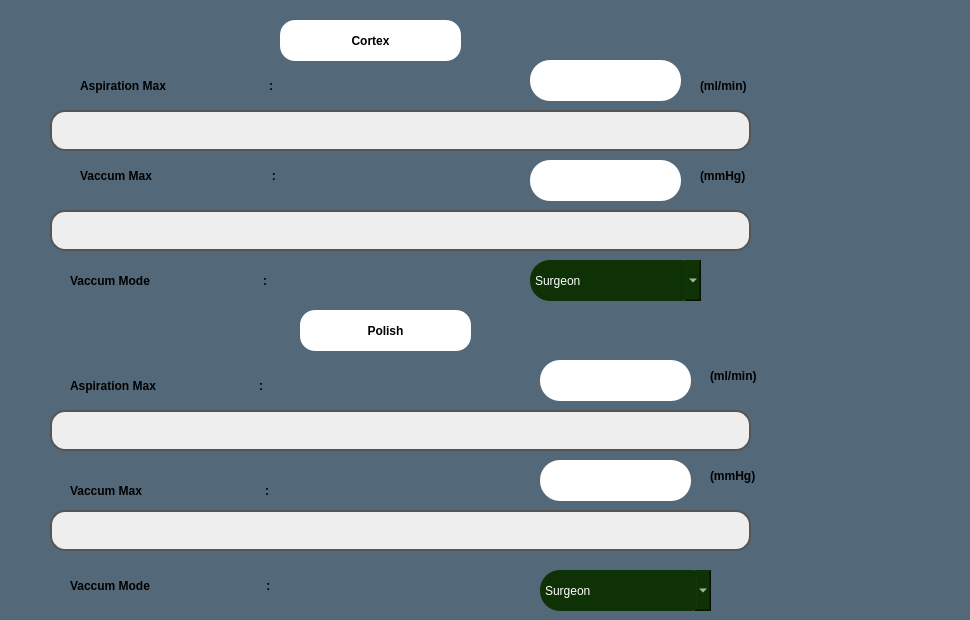
   <widget class="QWidget" name="tab_3">
    <property name="styleSheet">
     <string notr="true">background-color:rgb(83, 104, 120);</string>
    </property>
    <attribute name="title">
     <string>Page</string>
    </attribute>
    <widget class="QLineEdit" name="lineEdit_5">
     <property name="geometry">
      <rect>
       <x>530</x>
       <y>60</y>
       <width>151</width>
       <height>41</height>
      </rect>
     </property>
     <property name="styleSheet">
      <string notr="true">font:20pt &quot;Ubuntu&quot;;
background-color: rgb(255,255,255);
border-radius:20px;</string>
     </property>
     <property name="alignment">
      <set>Qt::AlignCenter</set>
     </property>
    </widget>
    <widget class="QLineEdit" name="lineEdit_7">
     <property name="geometry">
      <rect>
       <x>530</x>
       <y>160</y>
       <width>151</width>
       <height>41</height>
      </rect>
     </property>
     <property name="styleSheet">
      <string notr="true">font:20pt &quot;Ubuntu&quot;;
background-color: rgb(255,255,255);
border-radius:20px;</string>
     </property>
     <property name="alignment">
      <set>Qt::AlignCenter</set>
     </property>
    </widget>
    <widget class="QLineEdit" name="lineEdit_11">
     <property name="geometry">
      <rect>
       <x>540</x>
       <y>360</y>
       <width>151</width>
       <height>41</height>
      </rect>
     </property>
     <property name="styleSheet">
      <string notr="true">font:20pt &quot;Ubuntu&quot;;
background-color: rgb(255,255,255);
border-radius:20px;</string>
     </property>
     <property name="alignment">
      <set>Qt::AlignCenter</set>
     </property>
    </widget>
    <widget class="QLineEdit" name="lineEdit_12">
     <property name="geometry">
      <rect>
       <x>540</x>
       <y>460</y>
       <width>151</width>
       <height>41</height>
      </rect>
     </property>
     <property name="styleSheet">
      <string notr="true">font:20pt &quot;Ubuntu&quot;;
background-color: rgb(255,255,255);
border-radius:20px;</string>
     </property>
     <property name="alignment">
      <set>Qt::AlignCenter</set>
     </property>
    </widget>
    <widget class="QLabel" name="AspMax_ia">
     <property name="geometry">
      <rect>
       <x>80</x>
       <y>70</y>
       <width>281</width>
       <height>31</height>
      </rect>
     </property>
     <property name="styleSheet">
      <string notr="true">background-color:transparent;font: 20pt &quot;Ubuntu Condensed&quot;;
font:bold;</string>
     </property>
     <property name="text">
      <string>Aspiration Max                               :</string>
     </property>
    </widget>
    <widget class="QLabel" name="VacMax_ia">
     <property name="geometry">
      <rect>
       <x>80</x>
       <y>160</y>
       <width>371</width>
       <height>31</height>
      </rect>
     </property>
     <property name="styleSheet">
      <string notr="true">background-color:transparent;font: 20pt &quot;Ubuntu Condensed&quot;;
font:bold;</string>
     </property>
     <property name="text">
      <string>Vaccum Max                                    :</string>
     </property>
    </widget>
    <widget class="QLabel" name="VacMode2_ia">
     <property name="geometry">
      <rect>
       <x>70</x>
       <y>260</y>
       <width>361</width>
       <height>41</height>
      </rect>
     </property>
     <property name="styleSheet">
      <string notr="true">background-color:transparent;font: 20pt &quot;Ubuntu Condensed&quot;;
font:bold;</string>
     </property>
     <property name="text">
      <string>Vaccum Mode                                  :</string>
     </property>
    </widget>
    <widget class="QLabel" name="AspMax2_ia">
     <property name="geometry">
      <rect>
       <x>70</x>
       <y>360</y>
       <width>411</width>
       <height>51</height>
      </rect>
     </property>
     <property name="styleSheet">
      <string notr="true">background-color:transparent;font: 20pt &quot;Ubuntu Condensed&quot;;
font:bold;</string>
     </property>
     <property name="text">
      <string>Aspiration Max                               :</string>
     </property>
    </widget>
    <widget class="QLabel" name="VacMax_ia_2">
     <property name="geometry">
      <rect>
       <x>70</x>
       <y>470</y>
       <width>381</width>
       <height>41</height>
      </rect>
     </property>
     <property name="styleSheet">
      <string notr="true">background-color:transparent;font: 20pt &quot;Ubuntu Condensed&quot;;
font:bold;</string>
     </property>
     <property name="text">
      <string>Vaccum Max                                     :</string>
     </property>
    </widget>
    <widget class="QLabel" name="VacMode3_ia">
     <property name="geometry">
      <rect>
       <x>70</x>
       <y>570</y>
       <width>381</width>
       <height>31</height>
      </rect>
     </property>
     <property name="styleSheet">
      <string notr="true">background-color:transparent;font: 20pt &quot;Ubuntu Condensed&quot;;
font:bold;</string>
     </property>
     <property name="text">
      <string>Vaccum Mode                                   :</string>
     </property>
    </widget>
    <widget class="QComboBox" name="VacMode1_iacom">
     <property name="geometry">
      <rect>
       <x>530</x>
       <y>260</y>
       <width>171</width>
       <height>41</height>
      </rect>
     </property>
     <property name="styleSheet">
      <string notr="true">border-radius:20px;
color: rgb(255, 255, 255);
font:20pt &quot;Ubuntu&quot;;
background-color: rgb(14, 50, 6);</string>
     </property>
     <item>
      <property name="text">
       <string>Surgeon</string>
      </property>
     </item>
     <item>
      <property name="text">
       <string>Panel</string>
      </property>
     </item>
    </widget>
    <widget class="QComboBox" name="VacMode2_iacom">
     <property name="geometry">
      <rect>
       <x>540</x>
       <y>570</y>
       <width>171</width>
       <height>41</height>
      </rect>
     </property>
     <property name="styleSheet">
      <string notr="true">border-radius:20px;
color: rgb(255, 255, 255);
font:20pt &quot;Ubuntu&quot;;
background-color: rgb(14, 50, 6);</string>
     </property>
     <item>
      <property name="text">
       <string>Surgeon</string>
      </property>
     </item>
     <item>
      <property name="text">
       <string>Panel</string>
      </property>
     </item>
    </widget>
    <widget class="QLabel" name="Cortex">
     <property name="geometry">
      <rect>
       <x>280</x>
       <y>20</y>
       <width>181</width>
       <height>41</height>
      </rect>
     </property>
     <property name="styleSheet">
      <string notr="true">font: 20pt &quot;Ubuntu Condensed&quot;;
background-color: rgb(255, 255, 255);
font:bold;
border-radius:15px;</string>
     </property>
     <property name="text">
      <string>Cortex</string>
     </property>
     <property name="alignment">
      <set>Qt::AlignCenter</set>
     </property>
    </widget>
    <widget class="QLabel" name="Piolish">
     <property name="geometry">
      <rect>
       <x>300</x>
       <y>310</y>
       <width>171</width>
       <height>41</height>
      </rect>
     </property>
     <property name="styleSheet">
      <string notr="true">border-radius:15px;font: 20pt &quot;Ubuntu Condensed&quot;;
font:bold;
background-color: rgb(255, 255, 255);</string>
     </property>
     <property name="text">
      <string>Polish</string>
     </property>
     <property name="alignment">
      <set>Qt::AlignCenter</set>
     </property>
    </widget>
    <widget class="QLabel" name="AspMax_phaco_5">
     <property name="geometry">
      <rect>
       <x>700</x>
       <y>160</y>
       <width>251</width>
       <height>31</height>
      </rect>
     </property>
     <property name="styleSheet">
      <string notr="true">background-color:transparent;font: 20pt &quot;Ubuntu Condensed&quot;;
font:bold;</string>
     </property>
     <property name="text">
      <string>(mmHg)</string>
     </property>
    </widget>
    <widget class="QLabel" name="AspMax_phaco_6">
     <property name="geometry">
      <rect>
       <x>700</x>
       <y>70</y>
       <width>251</width>
       <height>31</height>
      </rect>
     </property>
     <property name="styleSheet">
      <string notr="true">background-color:transparent;font: 20pt &quot;Ubuntu Condensed&quot;;
font:bold;</string>
     </property>
     <property name="text">
      <string>(ml/min)</string>
     </property>
    </widget>
    <widget class="QLabel" name="AspMax_phaco_7">
     <property name="geometry">
      <rect>
       <x>710</x>
       <y>360</y>
       <width>251</width>
       <height>31</height>
      </rect>
     </property>
     <property name="styleSheet">
      <string notr="true">background-color:transparent;font: 20pt &quot;Ubuntu Condensed&quot;;
font:bold;</string>
     </property>
     <property name="text">
      <string>(ml/min)</string>
     </property>
    </widget>
    <widget class="QLabel" name="AspMax_phaco_8">
     <property name="geometry">
      <rect>
       <x>710</x>
       <y>460</y>
       <width>251</width>
       <height>31</height>
      </rect>
     </property>
     <property name="styleSheet">
      <string notr="true">background-color:transparent;font: 20pt &quot;Ubuntu Condensed&quot;;
font:bold;</string>
     </property>
     <property name="text">
      <string>(mmHg)</string>
     </property>
    </widget>
    <widget class="QProgressBar" name="progressBar_14">
     <property name="geometry">
      <rect>
       <x>50</x>
       <y>510</y>
       <width>701</width>
       <height>41</height>
      </rect>
     </property>
     <property name="styleSheet">
      <string notr="true">QProgressBar {
    border: 2px solid #555;
    border-radius: 15px; /* Radius for the curve of the progress bar */
    text-align: center;
    background: #eee;
    padding: 2px;
}

QProgressBar::chunk {
    background: qlineargradient(x1: 0, y1: 0, x2: 1, y2: 1, stop: 0 #4568dc, stop: 1 #b06ab3);
    width: 8px; /* Diameter of the circular chunk */
    height: 8px; /* Diameter of the circular chunk */
    border-radius: 4px; /* Half of the width/height to make it circular */
    margin: 1px; /* Space between chunks */
}
</string>
     </property>
     <property name="value">
      <number>0</number>
     </property>
     <property name="textVisible">
      <bool>false</bool>
     </property>
    </widget>
    <widget class="QProgressBar" name="progressBar_15">
     <property name="geometry">
      <rect>
       <x>50</x>
       <y>410</y>
       <width>701</width>
       <height>41</height>
      </rect>
     </property>
     <property name="styleSheet">
      <string notr="true">QProgressBar {
    border: 2px solid #555;
    border-radius: 15px; /* Radius for the curve of the progress bar */
    text-align: center;
    background: #eee;
    padding: 2px;
}

QProgressBar::chunk {
    background: qlineargradient(x1: 0, y1: 0, x2: 1, y2: 1, stop: 0 #4568dc, stop: 1 #b06ab3);
    width: 8px; /* Diameter of the circular chunk */
    height: 8px; /* Diameter of the circular chunk */
    border-radius: 4px; /* Half of the width/height to make it circular */
    margin: 1px; /* Space between chunks */
}
</string>
     </property>
     <property name="value">
      <number>0</number>
     </property>
     <property name="textVisible">
      <bool>false</bool>
     </property>
    </widget>
    <widget class="QProgressBar" name="progressBar_16">
     <property name="geometry">
      <rect>
       <x>50</x>
       <y>210</y>
       <width>701</width>
       <height>41</height>
      </rect>
     </property>
     <property name="styleSheet">
      <string notr="true">QProgressBar {
    border: 2px solid #555;
    border-radius: 15px; /* Radius for the curve of the progress bar */
    text-align: center;
    background: #eee;
    padding: 2px;
}

QProgressBar::chunk {
    background: qlineargradient(x1: 0, y1: 0, x2: 1, y2: 1, stop: 0 #4568dc, stop: 1 #b06ab3);
    width: 8px; /* Diameter of the circular chunk */
    height: 8px; /* Diameter of the circular chunk */
    border-radius: 4px; /* Half of the width/height to make it circular */
    margin: 1px; /* Space between chunks */
}
</string>
     </property>
     <property name="value">
      <number>0</number>
     </property>
     <property name="textVisible">
      <bool>false</bool>
     </property>
    </widget>
    <widget class="QProgressBar" name="progressBar_17">
     <property name="geometry">
      <rect>
       <x>50</x>
       <y>110</y>
       <width>701</width>
       <height>41</height>
      </rect>
     </property>
     <property name="styleSheet">
      <string notr="true">QProgressBar {
    border: 2px solid #555;
    border-radius: 15px; /* Radius for the curve of the progress bar */
    text-align: center;
    background: #eee;
    padding: 2px;
}

QProgressBar::chunk {
    background: qlineargradient(x1: 0, y1: 0, x2: 1, y2: 1, stop: 0 #4568dc, stop: 1 #b06ab3);
    width: 8px; /* Diameter of the circular chunk */
    height: 8px; /* Diameter of the circular chunk */
    border-radius: 4px; /* Half of the width/height to make it circular */
    margin: 1px; /* Space between chunks */
}
</string>
     </property>
     <property name="value">
      <number>0</number>
     </property>
     <property name="textVisible">
      <bool>false</bool>
     </property>
    </widget>
    <zorder>AspMax_ia</zorder>
    <zorder>VacMax_ia</zorder>
    <zorder>Piolish</zorder>
    <zorder>VacMax_ia_2</zorder>
    <zorder>VacMode3_ia</zorder>
    <zorder>AspMax2_ia</zorder>
    <zorder>VacMode2_ia</zorder>
    <zorder>lineEdit_11</zorder>
    <zorder>lineEdit_12</zorder>
    <zorder>lineEdit_5</zorder>
    <zorder>lineEdit_7</zorder>
    <zorder>VacMode1_iacom</zorder>
    <zorder>VacMode2_iacom</zorder>
    <zorder>AspMax_phaco_5</zorder>
    <zorder>AspMax_phaco_6</zorder>
    <zorder>AspMax_phaco_7</zorder>
    <zorder>AspMax_phaco_8</zorder>
    <zorder>progressBar_14</zorder>
    <zorder>progressBar_15</zorder>
    <zorder>progressBar_16</zorder>
    <zorder>progressBar_17</zorder>
    <zorder>Cortex</zorder>
   </widget>
